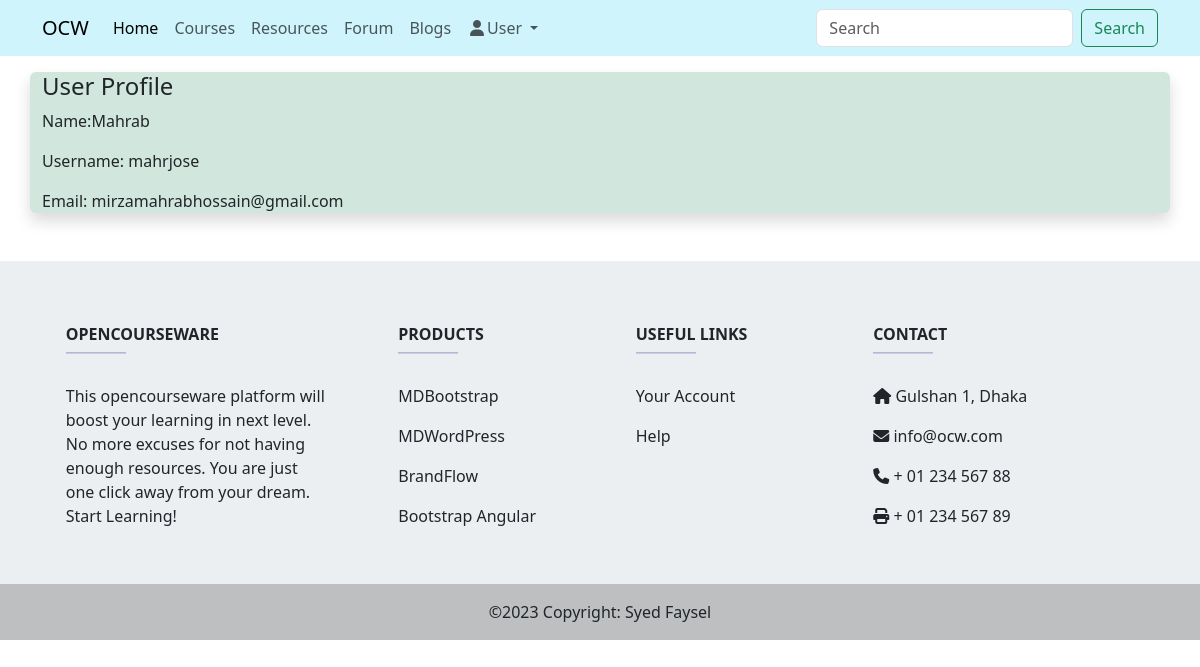
/user.php?username=mahrjose (signed in), run on the app's committed database.
### tables this page shows
CREATE TABLE `users` (
  `username` varchar(50) NOT NULL,
  `first_name` varchar(50) NOT NULL,
  `last_name` varchar(50) NOT NULL,
  `email` varchar(100) NOT NULL,
  `password` varchar(255) NOT NULL,
  `authority_level` enum('ADMIN','USER') DEFAULT NULL,
  `created_at` timestamp NOT NULL DEFAULT current_timestamp()
);

### config/dbconnect.php (called while the page is built)
<?php
class Dbconnect {
    private $host = "localhost";
    private $user = "root";
    private $password = "";
    private $database = "ocw";
    public function getConnection() {
        $dsn = "mysql:host=" . $this->host . ";dbname=" . $this->database;
        $pdo = new PDO($dsn, $this->user, $this->password);
        $pdo->setAttribute(PDO::ATTR_DEFAULT_FETCH_MODE, PDO::FETCH_ASSOC);
        return $pdo;
    }
}
?>

### config/classes/Users.php (called while the page is built, shortened)
<?php
require_once $_SERVER['DOCUMENT_ROOT'] . '/OCW/config/dbconnect.php';
class User extends Dbconnect {
    private $conn;
    public function __construct() {
        $this->conn = $this->getConnection();
    }
    public function getUsersBy($param) {
        $stmt = $this->conn->prepare("SELECT * FROM users WHERE username = '$param'");
        $stmt->execute();
        return $stmt->fetch();
    }
}
?>

### otherUser.php (the view)
<section>
    <div class="container justify-content-center bg-success-subtle shadow rounded my-3">
        <h4>User Profile</h4>
        <p>Name:<?php echo htmlspecialchars($user_info['first_name']); ?>
        </p>
        <p>Username: <?php echo htmlspecialchars($user_info['username']); ?>
        </p>
        <p>Email: <?= $user_info['email']?></p>
    </div>
</section>

### data on the page
users: first_name "Mahrab", username "mahrjose", email "mirzamahrabhossain@gmail.com"
